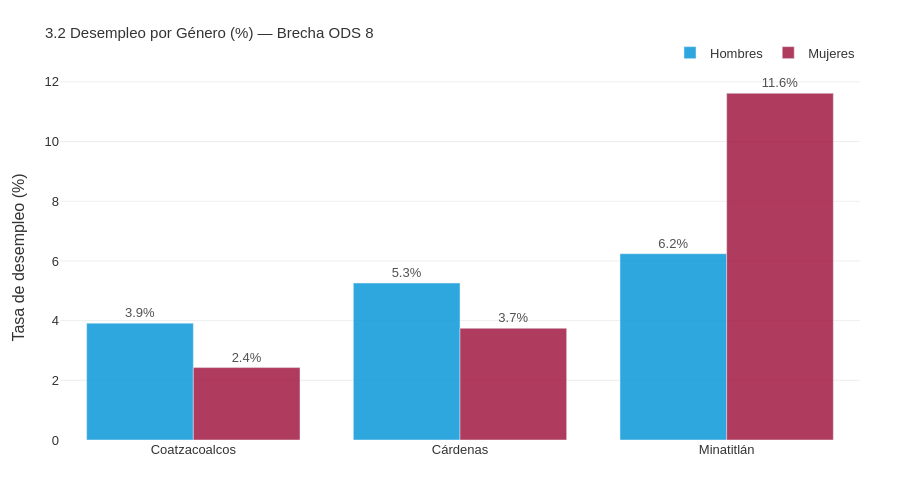

The notebook cell this image was saved under:
### Code cell
hombres   = gen[gen['Sexo']=='Hombre'].set_index('Municipio')['Tasa']
mujeres   = gen[gen['Sexo']=='Mujer'].set_index('Municipio')['Tasa']
municipios = list(hombres.index)

fig = go.Figure()
fig.add_trace(go.Bar(
    name='Hombres', x=municipios, y=list(hombres),
    marker_color=ODS_B, opacity=0.85,
    text=[f'{v:.1f}%' for v in hombres], textposition='outside',
))
fig.add_trace(go.Bar(
    name='Mujeres', x=municipios, y=list(mujeres),
    marker_color=ODS_G, opacity=0.85,
    text=[f'{v:.1f}%' for v in mujeres], textposition='outside',
))
fig.update_layout(
    **base_layout('3.2 Desempleo por Género (%) — Brecha ODS 8'),
    barmode='group',
    legend=dict(orientation='h', yanchor='bottom', y=1.02, xanchor='right', x=1),
    yaxis=dict(title='Tasa de desempleo (%)', gridcolor='#EEEEEE'),
)
fig.show()

### Figure 1 — Plotly figure (JSON) as saved in the notebook; plotly's stock layout.template omitted (floating-point values rounded to 4 significant figures)
{"data": [{"marker": {"color": "#0A97D9"}, "name": "Hombres", "opacity": 0.85, "text": ["3.9%", "5.3%", "6.2%"], "textposition": "outside", "type": "bar", "x": ["Coatzacoalcos", "Cárdenas", "Minatitlán"], "y": [3.915, 5.259, 6.241]}, {"marker": {"color": "#A21942"}, "name": "Mujeres", "opacity": 0.85, "text": ["2.4%", "3.7%", "11.6%"], "textposition": "outside", "type": "bar", "x": ["Coatzacoalcos", "Cárdenas", "Minatitlán"], "y": [2.426, 3.744, 11.62]}], "layout": {"barmode": "group", "font": {"color": "#333333", "family": "Arial, sans-serif", "size": 13}, "height": 500, "legend": {"orientation": "h", "x": 1, "xanchor": "right", "y": 1.02, "yanchor": "bottom"}, "margin": {"b": 60, "l": 60, "r": 40, "t": 75}, "paper_bgcolor": "white", "plot_bgcolor": "white", "title": {"font": {"color": "#333333", "family": "Arial", "size": 15}, "text": "3.2 Desempleo por Género (%) — Brecha ODS 8"}, "yaxis": {"gridcolor": "#EEEEEE", "title": {"text": "Tasa de desempleo (%)"}}}}
